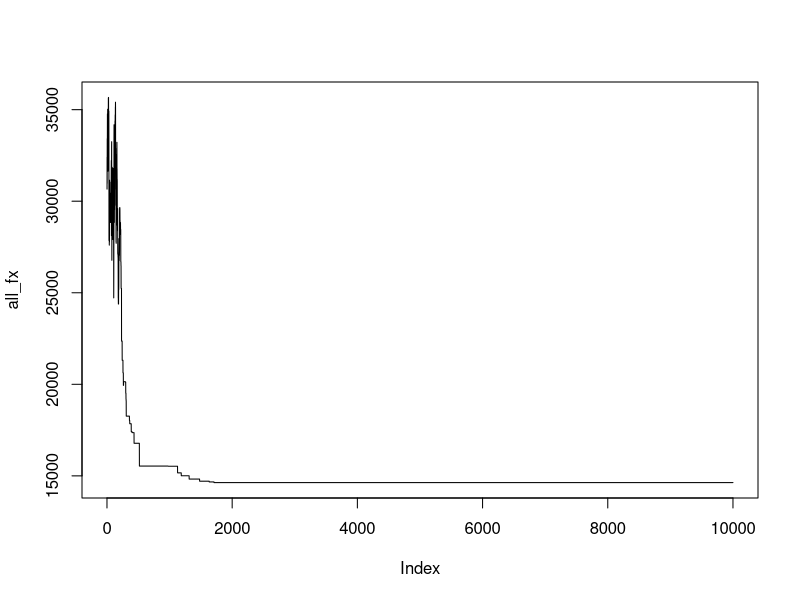
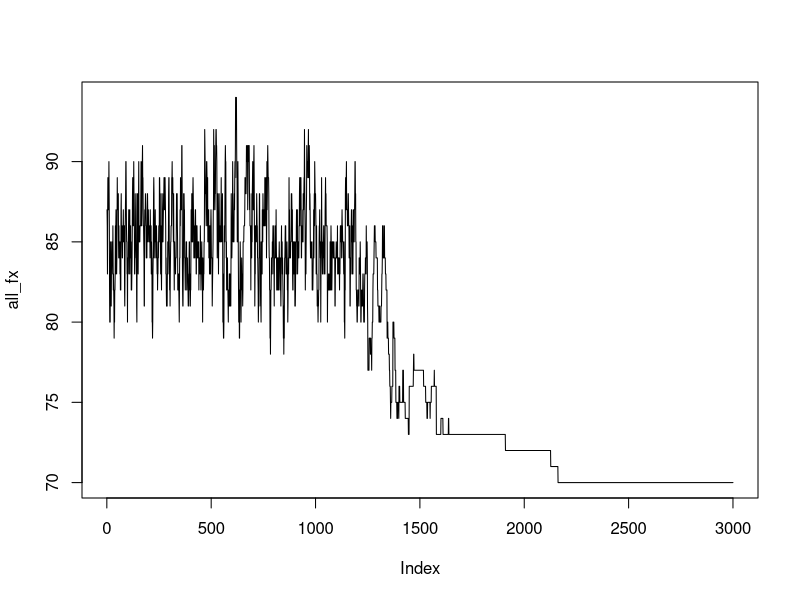
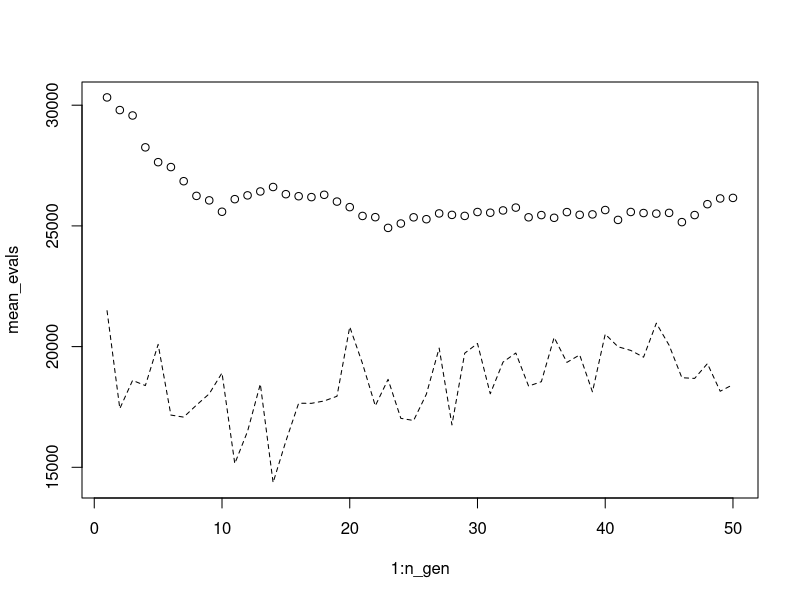

These figures' R source, in order:
## ---- chunk 1
knitr::opts_chunk$set(echo = TRUE)
rm(list=ls())
## ---- chunk 2
# load data
y <- as.matrix(eurodist)
## ---- chunk 3
# function to initialise cities
get_initial_x <- function(ncity){
  tour <- sample(1:ncity)
  # ensure tour returns to first city
  tour <- c(tour, tour[1])
  
  return(tour)
}

# get initial tour:
cur_tour <- get_initial_x(nrow(y))
## ---- chunk 4
# define an evaluation function
evaluate_x <- function(dists, tour){
  sum(dists[cbind(tour[-length(tour)], tour[-1])])
}
## ---- chunk 5
perturb_x <- function(tour){
  
  # select two indeces at random
  i_j <- sample(1:(length(tour)), 2, replace = F)
  # swop the cities at these indeces
  ## select city i
  city_i <- tour[i_j[1]]
  ## select city j
  city_j <- tour[i_j[2]]
  ## swop them
  tour[i_j[1]] <- city_j
  tour[i_j[2]] <- city_i
  
  return(tour)
}

## ---- chunk 6
# set start temperature and geometric cooling factor
set.seed(100) # for repeatability
start_temp <- 50000
temp_factor <- 0.98 
## ---- chunk 7
# get an initial solution
cur_x <- get_initial_x(ncol(y))
# evaluate the solution
cur_fx <- evaluate_x(dists = y, tour = cur_x)
## ---- chunk 8
# initialize results data frames
all_fx <- c()
all_x <- data.frame()
# for a fixed number of iterations
for(i in 1:10000){
  
  # generate a candidate solution
  prop_x <- perturb_x(cur_x)
  
  # evaluate the candidate solution
  prop_fx <- evaluate_x(dists = y, tour = prop_x)
  
  # calculate the probability of accepting the candidate
  anneal_temp <- start_temp * temp_factor ^ i
  accept_prob <- exp(-(prop_fx - cur_fx) / anneal_temp)
  
  # accept or reject the candidate
  if(runif(1) < accept_prob){
   cur_x <- prop_x
   cur_fx <- prop_fx
  }
  
  # store all results
  all_fx <- c(all_fx, cur_fx)
  all_x <- rbind(all_x,cur_x)
  
}
## ---- chunk 9
plot(all_fx,type="l")
## ---- chunk 10
best_solution <- which.min(all_fx)
best_tour <- all_x[best_solution,]
best_solution
best_tour
colnames(y)[as.numeric(best_tour)]
## ---- chunk 11
# create a Sudoku puzzle 
s <- matrix(0,ncol=9,nrow=9)
s[1,c(6,8)] <- c(6,4)
s[2,c(1:3,8)] <- c(2,7,9,5)
s[3,c(2,4,9)] <- c(5,8,2)
s[4,3:4] <- c(2,6)
s[6,c(3,5,7:9)] <- c(1,9,6,7,3)
s[7,c(1,3:4,7)] <- c(8,5,2,4)
s[8,c(1,8:9)] <- c(3,8,5)
s[9,c(1,7,9)] <- c(6,9,1)

s
## ---- chunk 12
# define the spaces that can be changed
free_spaces <- (s == 0)
free_spaces
## ---- chunk 13
get_initial_x <- function(s){
  
  # identify free spaces
  free_spaces <- (s == 0)
  # fixed non-free spaces
  cur_x <- s
  # randomly choose a number between 1 and 9 for free spaces
  cur_x[free_spaces] <- sample(1:9, sum(free_spaces), replace=T)
  
  return(cur_x)
}

# create the initial solution:
init_x <- get_initial_x(s)
## ---- chunk 14
# function to count duplicates:
count_duplicates <- function(x)
{
  n_dup <- length(x) - length(unique(x))
  return(n_dup)
}

# sum duplicates accross rows, columns and blocks:
evaluate_x <- function(x){
  
  # within-row duplications
  row_dups <- sum(apply(x,1,count_duplicates))
  
  # within-col duplications
  col_dups <- sum(apply(x,2,count_duplicates))
  
  # within-block duplications
  block_dups <- 0
  for(i in 1:3){
    for(j in 1:3){
      small_x <- x[(3*(i-1) + 1):(3*i), (3*(j-1) + 1):(3*j)]
      thisblock_dups <- count_duplicates(as.vector(small_x))
      block_dups <- block_dups + thisblock_dups
    }
  }
  
  total_dups <- row_dups + col_dups + block_dups
  
  return(total_dups)
  
} 

# evaluate performance of the initial solution:
evaluate_x(init_x)
## ---- chunk 15
perturb_x <- function(x, free_spaces)
{
  # find column with the largest number of duplicates
  max_col_index <- which.max(apply(init_x, 2, count_duplicates))
  
  # select a free site
  row_index <- sample(1:9,1,prob=free_spaces[,max_col_index])
  # change that site at random
  x[row_index, max_col_index] <- sample(1:9,1,replace=T)
  
   # find row with the largest number of duplicates
  max_row_index <- which.max(apply(init_x, 1, count_duplicates))
  
  # select a free site
  col_index <- sample(1:9,1,prob=free_spaces[max_row_index,])
  
  # change that site at random
  x[max_row_index, col_index] <- sample(1:9,1,replace=T)
  
  return(x)
}
## ---- chunk 16
set.seed(100) # for repeatability
start_temp <- 1e3
temp_factor <- 0.995 
## ---- chunk 17
cur_x <- get_initial_x(s)
cur_fx <- evaluate_x(cur_x)
## ---- chunk 18
# initial results data frames
all_fx <- c()
all_x <- data.frame()
# for a fixed number of iterations
for(i in 1:3000){ 
  
  # generate a candidate solution
  prop_x <- perturb_x(cur_x, free_spaces = free_spaces)
  
  # evaluate the candidate solution
  prop_fx <- evaluate_x(prop_x)
  
  # calculate the probability of accepting the candidate
  anneal_temp <- start_temp * temp_factor ^ i
  accept_prob <- exp(-(prop_fx - cur_fx) / anneal_temp)
  
  # accept or reject the candidate
  if(runif(1) < accept_prob){
    cur_x <- prop_x
    cur_fx <- prop_fx
  }
  
  # store all results
  all_fx <- c(all_fx, cur_fx)
  all_x <- rbind(all_x,as.vector(cur_x))
  
}
## ---- chunk 19
plot(all_fx,type="l")
## ---- chunk 20
# Generate initial population of solutions (given number of cities and size of popn)
initial_pop = function(varsize, popsize){
  # sample 1:21 popsize number of times
  pop0 <- matrix(NA, popsize, varsize)
  for(i in 1:popsize){
    pop0[i,] <- sample(1:nrow(y), replace = F)
  }
  return(pop0)
}
## ---- chunk 21
# evaluate the total distance for each item in the population
evaluate_pop = function(pop, y){
  # y is the distance matrix
  
  # create empty eval vector:
  evals = rep(0,nrow(pop))
  for(i in 1:nrow(pop)){
    # sum pairwise distances between city for each population member
    evals[i] <- sum(y[cbind(pop[i,][-length(pop[i,])], pop[i,][-1])])
  }
  return(evals)
}

## ---- chunk 22
# Function for selection (outputs = parents) 
# proportional to fitness
select = function(pop,fitness){
  newpop = matrix(NA, nrow(pop), ncol(pop))
  # randomly select how many you want to change
  # note: change the prob to be inverted (smaller distances have greater prob)
  probabilities <- dnorm(scale(fitness))
  picks = sample(1:nrow(pop), prob = probabilities, replace = T)
  for(i in 1:length(picks)){
    # replace the columns newpop with the random draw of the old population
    newpop[i, ] = pop[picks[i], ]
  }
  return(newpop)  
}
## ---- chunk 23
# Function for crossover step (outputs = offspring_crossover)
#uniform crossover
crossover = function(parents){
  popsize = nrow(parents)
  varsize = ncol(parents)
  # Pick parents to mate randomly
  parent_pairs = matrix(sample(1:popsize), popsize/2, 2)
  # Initialise offspring
  offsprings = matrix(NA, popsize, varsize)
  for(i in 1:nrow(parent_pairs)){
    # Get parents
    p1 = parents[parent_pairs[i,1], ]
    p2 = parents[parent_pairs[i,2], ]
    # Make kids
    c1 = rep(NA, varsize)
    c2 = rep(NA, varsize)
    # Apply uniform crossover to get kids
    for(j in 1:varsize){
      if(runif(1) <= 0.5){
        c1[j] = p1[j] # c1's jth element is same as p1's jth element
        c2[j] = p2[j] 
      }else{
        c2[j] = p1[j] 
        c1[j] = p2[j] 
      }
    }
    # Store kids
    offsprings[2*i-1, ] = c1
    offsprings[2*i, ]   = c2
  }
  return(offsprings)  
}
## ---- chunk 24
# Function for mutation step (outputs = offspring_mutation) (no changes made)
#scramble mutation
mutation = function(offspring_crossover,mutation_rate=0.05){
  # Initialise mutations
  mutations = matrix(NA, nrow(offspring_crossover), ncol(offspring_crossover))
  
  for(i in 1:nrow(offspring_crossover)){
    persontomutate = offspring_crossover[i,]
    if(runif(1) <= mutation_rate){
      # Select two elements
      picks = sort(sample(1:ncol(offspring_crossover), 
                          2, replace = FALSE))
      # Get sub-set
      temp = persontomutate[picks[1]:picks[2]]
      # Reshuffle
      temp = sample(temp, length(temp), replace = FALSE)
      # Add mutation
      persontomutate[picks[1]:picks[2]] = temp
      mutations[i,] = persontomutate
    }else{
      mutations[i,] = persontomutate
    }
  }
  return(mutations)  
}
## ---- chunk 25
# Function for replacement (outputs = new population)
#generational replacement
replace = function(parents,offspring_mutation){
  return(offspring_mutation)  
}
## ---- chunk 26
## putting it all together
#pts = c(10, 20, 15, 2, 30,10, 30)
#wts = c(1, 5, 10, 1, 7, 5, 1)
set.seed(10)
n_pop = 100
n_vars = ncol(y)
this_pop = initial_pop(varsize=n_vars,popsize=n_pop)

min_evals = c()
mean_evals = c()
n_gen = 50

for(gen in 1:n_gen){
  evals = evaluate_pop(pop=this_pop, y=y)
  next_parents = select(pop=this_pop,fitness=evals)
  offspring_crossover = crossover(parents=next_parents)
  offspring_mutation = mutation(offspring_crossover,mutation_rate=0.05)
  this_pop = replace(next_parents, offspring_mutation)
  min_evals = c(min_evals,min(evals))
  mean_evals = c(mean_evals,mean(evals))
}

plot(1:n_gen,mean_evals,
     ylim=c(min(c(min_evals,mean_evals)),max(c(min_evals,mean_evals))))
lines(1:n_gen,min_evals,lty=2)

